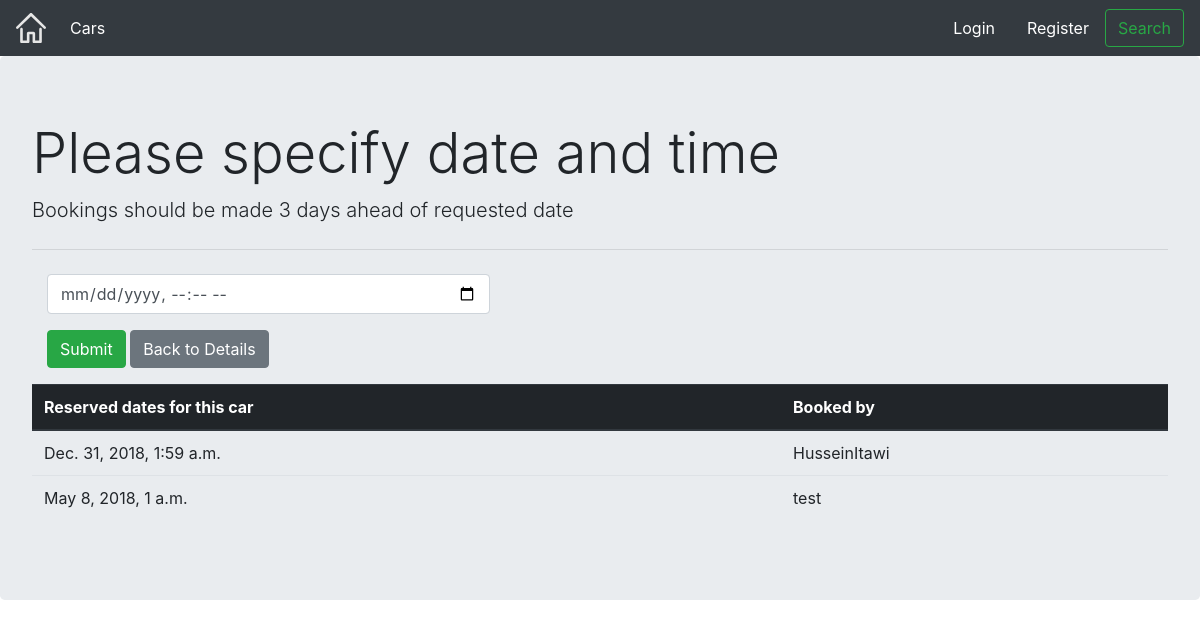
Page /testdrive/booking/1 on the committed database.
### testdrive/models.py (models this page shows, shortened)
class TDModel(models.Model):
    driveDate = models.DateTimeField('Test Drive Date', default=datetime.now)
    driveCar = models.ForeignKey(CarModel, on_delete=models.CASCADE, default=1)
    driver = models.ForeignKey(User, on_delete=models.CASCADE, default=1)

### testdrive/views.py (the view)
# urls.py: url(r'^booking/(?P<pk>[0-9]+)$', views.createTD, name='booking'),
def createTD(request, pk):
    upcoming = []
    testCar = CarModel.objects.get(pk=pk)
    carTestDrives = TDModel.objects.filter(driveCar=testCar)
    for drive in carTestDrives:
        if drive.driveDate > timezone.now():
            upcoming.append(drive)
    if request.method == 'POST':
        user = User.objects.get(username=request.user)
        car = CarModel.objects.get(id=pk)
        drive = request.POST['driveDate']
        if datetime.datetime.strptime(drive, '%Y-%m-%dT%H:%M') >= datetime.datetime.now() + datetime.timedelta(days=3):
            if 8 < datetime.datetime.strptime(drive, '%Y-%m-%dT%H:%M').hour < 17 \
                    and 0 < datetime.datetime.strptime(drive, '%Y-%m-%dT%H:%M').weekday() < 4:
                try:
                    TDModel.objects.get(driveCar=car, driveDate=drive)
                    return render(request, 'testdrive/fail.html', {'pk': pk})
                except ObjectDoesNotExist:
                        TDModel.objects.create(driveDate=drive, driveCar=car, driver=user)
                        return render(request, 'testdrive/success.html', {'pk': pk})
            else:
                return render(request, 'testdrive/closed.html', {'pk': pk})
        else:
            return render(request, 'testdrive/pastTime.html', {'pk': pk})
    else:
        form = TDForm()
    return render(request, 'testdrive/createTD.html', {'form': form, 'pk': pk, 'upcoming': upcoming})

### testdrive/forms.py
class TDForm(forms.ModelForm):
    class Meta:
        model = TDModel
        exclude = ['driveDate']

### templates/testdrive/createTD.html (shortened to what this page needs)
{% extends 'exterior.html' %}
{% block login %}
        {% if user.is_authenticated %}
            <a class="nav-item nav-link" href="{% url 'accounts:profile' username=user.username %}" style="color: white; ">Welcome, {{ user.first_name }}</a>
        {% else %}
            <a class="nav-item nav-link" href="{% url 'accounts:login' %}" style="color: white; ">Login</a>
        {% endif %}
    {% endblock %}
    {% block logout %}
        {% if user.is_authenticated %}
            <a class="nav-item nav-link" href="{% url 'accounts:logout' %}" style="color: white; ">Logout</a>
        {% else %}
            <a class="nav-item nav-link" href="{% url 'accounts:register' %}" style="color:white;">Register</a>
        {% endif %}
    {% endblock %}
{% block content %}
    <div class="jumbotron">
    <h1 class="display-4">Please specify date and time</h1>
        <p class="lead my-1">Bookings should be made 3 days ahead of requested date</p>
        <hr class="my-4">
<form method="post">
    <div class="col-sm-5">
    <div class="input-group mb-3">
        <input type="datetime-local"  class="form-control" placeholder="Username" aria-label="Username" aria-describedby="basic-addon1" name="driveDate">
    </div>
    <div>
        <button type="submit" class="btn btn-success">Submit</button>
        <a class="btn btn-secondary" href="{% url 'cars:detail' pk=pk %}" role="button">Back to Details</a>
    </div>
        </div>
</form>
    {% if upcoming %}
  <p><table class="table">
  <thead class="thead-dark">
    <tr>
      <th scope="col">Reserved dates for this car</th>
      <th scope="col">Booked by</th>
    </tr>
  </thead>
  <tbody>
   {% for drive in upcoming %}
       <tr>
           <td>{{ drive.driveDate }}</td>
           <td>{{ drive.driver }}</td>
       </tr>
      {% endfor %}
  </tbody>
</table>
    {% endif %}
    </div>
{% endblock %}

### rows in the picture
TDModel: driveDate "Dec. 31, 2018, 1:59 a.m.", driver "HusseinItawi"
TDModel: driveDate "May 8, 2018, 1 a.m.", driver "test"
